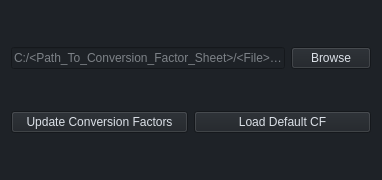
<?xml version="1.0" encoding="UTF-8"?>
<ui version="4.0">
 <class>SettingsWindow</class>
 <widget class="QWidget" name="SettingsWindow">
  <property name="geometry">
   <rect>
    <x>0</x>
    <y>0</y>
    <width>382</width>
    <height>180</height>
   </rect>
  </property>
  <property name="windowTitle">
   <string>Form</string>
  </property>
  <property name="styleSheet">
   <string notr="true">background-color: rgb(30, 34, 39);
color: rgb(220, 225, 232);</string>
  </property>
  <layout class="QVBoxLayout" name="verticalLayout_2">
   <item>
    <layout class="QHBoxLayout" name="horizontalLayout">
     <item>
      <widget class="QLineEdit" name="cf_path">
       <property name="placeholderText">
        <string>C:/&lt;Path_To_Conversion_Factor_Sheet&gt;/&lt;File&gt;.pdf</string>
       </property>
      </widget>
     </item>
     <item>
      <widget class="QPushButton" name="browse_cf_path_button">
       <property name="text">
        <string>Browse</string>
       </property>
       <property name="icon">
        <iconset>
         <normalon>:/icons/actions/32/folder-symbolic.svg</normalon>
        </iconset>
       </property>
      </widget>
     </item>
    </layout>
   </item>
   <item>
    <layout class="QHBoxLayout" name="horizontalLayout_2">
     <item>
      <widget class="QPushButton" name="update_cf_button">
       <property name="text">
        <string>Update Conversion Factors</string>
       </property>
      </widget>
     </item>
     <item>
      <widget class="QPushButton" name="reset_cf_button">
       <property name="text">
        <string>Load Default CF</string>
       </property>
      </widget>
     </item>
    </layout>
   </item>
  </layout>
 </widget>
 <resources/>
 <connections/>
</ui>
